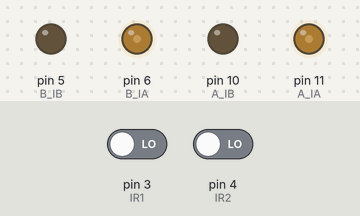
The sketch below on a simulated Arduino Uno, built with avr-gcc and run on an emulated ATmega328P. Parts: output pins drawn as LEDs (lit = HIGH). Inputs (shaded band) come from the test bench; at power-on: pin 3 (IR1) LOW, pin 4 (IR2) LOW.

Above: at 1.2 s.
1.3 s: pin 3 (IR1) driven HIGH
At 2.1 s:
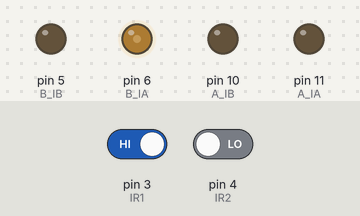
2.8 s: pin 4 (IR2) driven HIGH
At 3.2 s:
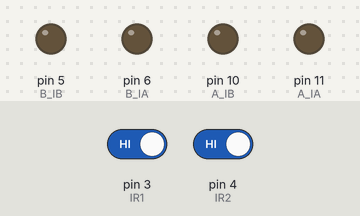
4.3 s: pin 3 (IR1) driven LOW
At 5.4 s:
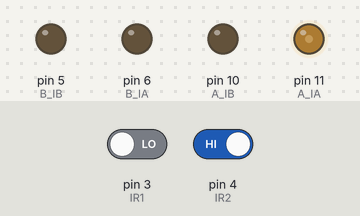
5.8 s: pin 4 (IR2) driven LOW
At 6.8 s:
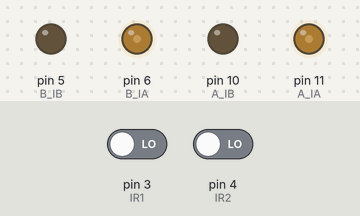
Timing chart, 0 to 8.3 s (numbered marks = the images above; inputs shaded):
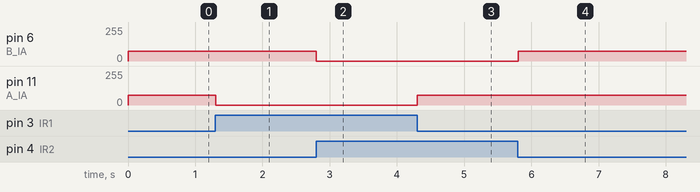

The sketch:

motor_rc_car.ino
```cpp
int IR1 = 3;
int IR2 = 4;
//int LED = 13;
int A_IA = 11;
int A_IB = 10;
int B_IA = 6;
int B_IB = 5;
void setup(){
  pinMode(IR1, INPUT);
  pinMode(IR2, INPUT);
//  pinMode(LED,OUTPUT);
  Serial.begin(115200);
  pinMode(A_IA,OUTPUT);
  pinMode(A_IB,OUTPUT);
  pinMode(B_IA,OUTPUT);
  pinMode(B_IB,OUTPUT);
}
void loop(){
  int IRsensor1 = digitalRead(IR1);
  int IRsensor2 = digitalRead(IR2);
//  Serial.println(IRsensor1);
//  Serial.println(IRsensor2);
//  delay(1000);
//  analogWrite(A_IA,0);
//  analogWrite(A_IB,0);
//  analogWrite(B_IA,0);
//  analogWrite(B_IB,0);
//  if (IRsensor1 == 0 && IRsensor2 == 0){
//    analogWrite(A_IA,70);
//    analogWrite(A_IB,0);
//    Serial.println("a");
//    analogWrite(B_IA,70);
//    analogWrite(B_IB,0);
//    Serial.println("b");
////    delay(1000);
//  }
if (IRsensor1 != 0 && IRsensor2 != 0){
    analogWrite(A_IA,0);
    analogWrite(A_IB,0);
    analogWrite(B_IA,0);
    analogWrite(B_IB,0);
  }
  else if (IRsensor1 == 0 && IRsensor2 != 0){
    analogWrite(A_IA,75);
    analogWrite(A_IB,0);
    analogWrite(B_IA,0);
    analogWrite(B_IB,0);
    delay(10);
  }
  else if(IRsensor1 != 0 && IRsensor2 == 0){
    analogWrite(A_IA,0);
    analogWrite(A_IB,0);
    analogWrite(B_IA,75);
    analogWrite(B_IB,0);
    delay(10);
  }
  else if(IRsensor1 == 0 && IRsensor2 == 0){
    analogWrite(A_IA,75);
    analogWrite(A_IB,0);
    analogWrite(B_IA,75);
    analogWrite(B_IB,0);
    delay(10);
  }
}
```

Measured:
- after the input at 1.3 s, pin 11 (A_IA): 75/255 → 0/255 at once
- after the input at 2.8 s, pin 6 (B_IA): 75/255 → 0/255 at once
- after the input at 4.3 s, pin 11 (A_IA): 0/255 → 75/255 at once
- after the input at 5.8 s, pin 6 (B_IA): 0/255 → 75/255 at once
